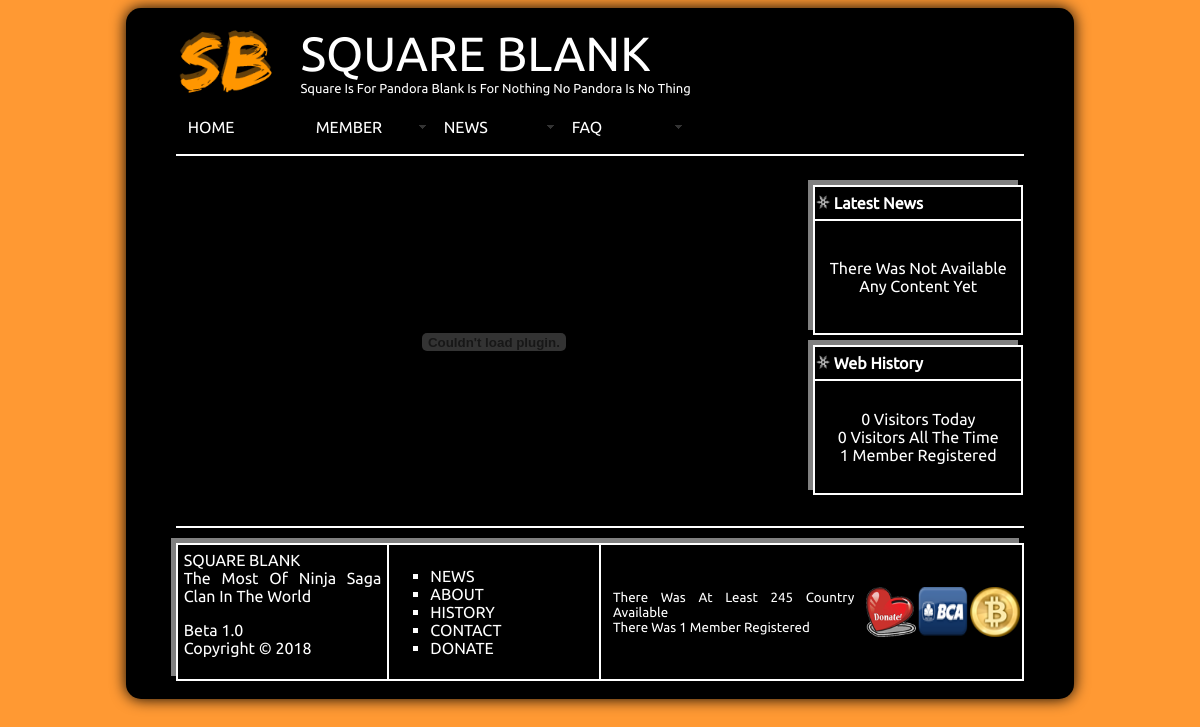
The page / on the database its author committed.
### tables this page shows
CREATE TABLE IF NOT EXISTS `tb_clan_setting` (
  `name_clan_setting` varchar(250) NOT NULL,
  `description_clan_setting` text NOT NULL,
  PRIMARY KEY (`name_clan_setting`)
);

### index.php (the view, shortened to what this page needs)
<!DOCTYPE html PUBLIC "-//W3C//DTD XHTML 1.0 Transitional//EN" "http://www.w3.org/TR/xhtml1/DTD/xhtml1-transitional.dtd">
<html xmlns="http://www.w3.org/1999/xhtml">
<head>
</head>
<body>
<center>
<table class="header" width="80%" height="100%" cellpading="0" cellspacing="0" border="0" bordercolor="white">
<tr>
<td>
<center>
<table width="90%" height="100%" cellpading="0" cellspacing="0" border="0" bordercolor="white">
<tr>
<td>
<?php
require("header.php");
?>
</td>
</tr>
<tr>
<td>
<hr color="white">
</td>
</tr>
<tr>
<td>
<div class="content">
<table width="100%" height="100%" cellpading="0" cellspacing="0" border="0" bordercolor="white">
<tr>
<td width="75%">
<div class="splash">
<center>
<object width="97%" height="350px" data="media/swf/ninjasaga_scene.swf"></object>
</center>
</div>
</td>
<td width="25%">
<?php
include_once('right_sidebar.php');
?>
</td>
</tr>
</table>
</div>
<hr color="white">
</td>
<tr>
<td>
<font color="white">
<?php
require("footer.php");
?>
</font>
</td>
</tr>
</table>
</center>
</td>
</tr>
</table>
</body>
</html>

### header.php (shortened to what this page needs)
<link href="css/settings.css" rel="stylesheet" type="text/css" />
<link href="css/SpryMenuBarHorizontal.css" rel="stylesheet" type="text/css" />
<?php
print "
<table width=600 height=100 cellpading=0 cellspacing=0 border=0 bordercolor=white>
<tr>
<td>
<img src=media/img/icon.png width=100 height=70 />
</td>
<td>
<font size=10 color=white>
";
$sql = mysql_query("SELECT description_clan_setting FROM tb_clan_setting WHERE name_clan_setting='clan_name'") or die (mysql_error());
$row = mysql_fetch_row($sql);
echo $row[0];
print "
</font>
<br>
<font color=white size=2>
";
$sql = mysql_query("SELECT description_clan_setting FROM tb_clan_setting WHERE name_clan_setting='clan_description'") or die (mysql_error());
$row = mysql_fetch_row($sql);
echo $row[0];
print "
</font>
</td>
</tr>
</table>
<ul id=MenuBarUtama class=MenuBarHorizontal>
<li><a href=index>HOME</a></li>
<li><a class=MenuBarItemSubmenu href=#>MEMBER</a>
<ul>
<li><a href=join>JOIN</a></li>
<li><a href=village>LOGIN</a></li>
</ul>
</li>
<li><a class=MenuBarItemSubmenu href=news>NEWS</a>
<ul>
<li><a href=news#board>BOARD</a></li>
<li><a href=news#recent>RECENT</a>
<ul>
";
print "
</ul>
</li>
</ul>
</li>
<li><a class=MenuBarItemSubmenu href=faq>FAQ</a>
<ul>
<li><a href=about>ABOUT</a>
<ul>
<li><a href=about#clan>CLAN</a></li>
<li><a href=about#web>WEB</a></li>
</ul>
</li>
<li><a href=history>HISTORY</a>
<ul>
<li><a href=history#rewards>REWARDS</a></li>
<li><a href=history#clan>CLAN</a></li>
</ul>
</li>
<li><a href=contact>CONTACT</a></li>
<li><a href=donate>DONATE</a></li>
</ul>
</li>
</ul>
";
?>

### footer.php (shortened to what this page needs)
<table class="navigation" width="100%" height="100" border="1" bordercolor="white" cellpading="0" cellspacing="0">
<tr>
<td width="25%">
<div class="portofolio">
<?php
$sql = mysql_query("SELECT description_clan_setting FROM tb_clan_setting WHERE name_clan_setting='clan_name'") or die (mysql_error());
$row = mysql_fetch_row($sql);
print $row[0];
print "<br>";
$sql = mysql_query("SELECT description_clan_setting FROM tb_clan_setting WHERE name_clan_setting='clan_about'") or die (mysql_error());
$row = mysql_fetch_row($sql);
print $row[0];
print "<p>";
$sql = mysql_query("SELECT description_clan_setting FROM tb_clan_setting WHERE name_clan_setting='clan_engine'") or die (mysql_error());
$row = mysql_fetch_row($sql);
print $row[0];
print "<br>";
print "Copyright &#169; " . date("Y") . "";
?>
</div>
</td>
<td width="25%">
<ul>
<li type="square"><a href="news.php" class="linknavigasibawah">NEWS</a></li>
<li type="square"><a href="about.php" class="linknavigasibawah">ABOUT</a></li>
<li type="square"><a href="history.php" class="linknavigasibawah">HISTORY</a></li>
<li type="square"><a href="contact.php" class="linknavigasibawah">CONTACT</a></li>
<li type="square"><a href="donate.php" class="linknavigasibawah">DONATE</a></li>
</ul>
</td>
<td width="50%">
<table width="100%" height="100%" cellpading="0" cellspacing="0" border="0" bordercolor="white">
<tr>
<td>
<div class="font_navigation">
<?php
echo "<small>";
$sql = mysql_query("SELECT COUNT(country_code) AS country_count FROM tb_clan_country") or die(mysql_error());
$row = mysql_fetch_row($sql);
if ($row[0] > 0) {
echo "There Was At Least $row[0] Country Available";
}
else {
echo "There Was Not Available Any Country At This Time";
}
echo "<br>";
$sql = mysql_query("SELECT COUNT(username_clan_member) AS username_count FROM tb_clan_member_head") or die(mysql_error());
$row = mysql_fetch_row($sql);
if ($row[0] > 0) {
echo "There Was $row[0] Member Registered";
}
else {
echo "There Was Not Available Any Member Yet";
}
echo "<br>";
?>
</div>
</td>
<td>
<a href="donate.php"><center><img class="footer" src="media/img/btn_heart_donate.png" alt="Donate" width="150" height="100"></center></a>
</td>
<td>
<a href="donate.php#bca"><center><img class="footer" src="media/img/btn_bca_donate.png" alt="Donate" width="150" height="100"></center></a>
</td>
<td>
<a href="donate.php#bitcoin"><center><img class="footer" src="media/img/btn_bitcoin_donate.png" alt="Donate" width="150" height="100"></center></a>
</td>
</tr>
</table>
</td>
</tr>
</table>

### css/settings.css (style rules this page uses)
body { background-color: #ff9933; font-family: "ubuntu_r"; }
a { color: white; text-decoration: none; }
.linknavigasibawah { font-size: 16px; font-style: bold }
.navigation { -moz-box-shadow: -5px -5px #FFF; -webkit-box-shadow: -5px -5px #FFF; box-shadow: -5px -5px gray; margin:5px 0px 10px 0px; }
div.content { font-family: "ubuntu_r"; color:white; text-align:justify; }
div.font_navigation { font-family: "ubuntu_r"; color:white; text-align:justify; padding:10px; }
div.portofolio { font-family: "ubuntu_r"; color:white; text-align:justify; padding:5px; }
div.splash { position:relative; }
table.header { background-color:black; -moz-box-shadow: -0px -0px 15px #999; -webkit-box-shadow: -0px -0px 15px #999; -o-box-shadow: 0 0 15px #999; box-shadow: -0px -0px 15px; -moz-border-radius: 15px; -webkit-border-radius: 15px; -o-border-radius: 15px; border-radius: 15px; }
img.footer { width: 50px; height: 50px; -webkit-transition: width 2s, height 2s, -webkit-transform 2s; transition: width 2s, height 2s, transform 2s; }

### css/SpryMenuBarHorizontal.css (style rules this page uses)
ul.MenuBarHorizontal { margin: 0; padding: 0; list-style-type: none; font-size: 100%; cursor: default; width: auto; }
ul.MenuBarHorizontal li { margin: 0; padding: 0; list-style-type: none; font-size: 100%; position: relative; text-align: left; cursor: pointer; width: 8em; float: left; }
ul.MenuBarHorizontal a { display: block; cursor: pointer; background-color: #000; padding: 0.5em 0.75em; color: #FFF; text-decoration: none; }
ul.MenuBarHorizontal a.MenuBarItemSubmenu { background-image: url(SpryMenuBarDown.gif); background-repeat: no-repeat; background-position: 95% 50%; }

### rows shown on the page
tb_clan_setting: description_clan_setting "SQUARE BLANK"
tb_clan_setting: description_clan_setting "Square Is For Pandora Blank Is For Nothing No Pandora Is No Thing"
tb_clan_setting: description_clan_setting "The Most Of Ninja Saga Clan In The World"
tb_clan_setting: description_clan_setting "Beta 1.0"

### other values the page prints
$row[0] "1"
$row[0] "245"
